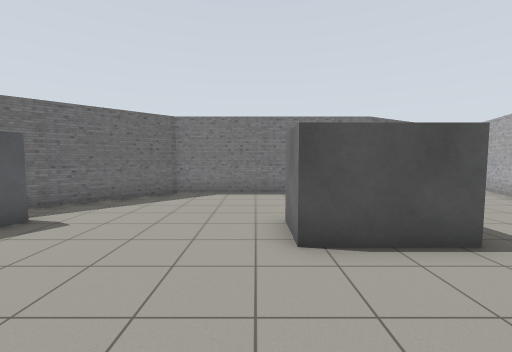
View 1 (above)

12 first-person views from a walk through a Gazebo world. The camera is 1.3 m above the floor, tilts 4° down and sees 90° across. The floor is counted in squares, 1 m on a side. Each view is taken from the middle of a square. On the plan, view 1 faces up. The plan holds only what a view shows up to about 12 squares ahead; the rest is blank. Gazebo's built-in surfaces are drawn with simple patterns. Some stock models are drawn as simple stand-ins.

View 2
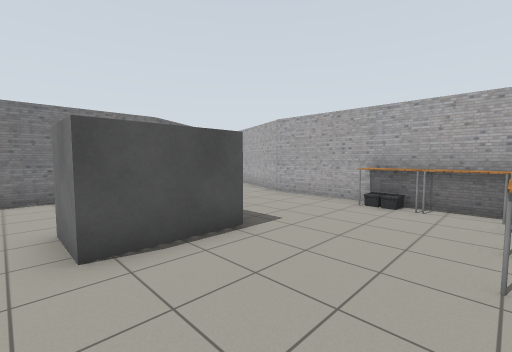

View 3
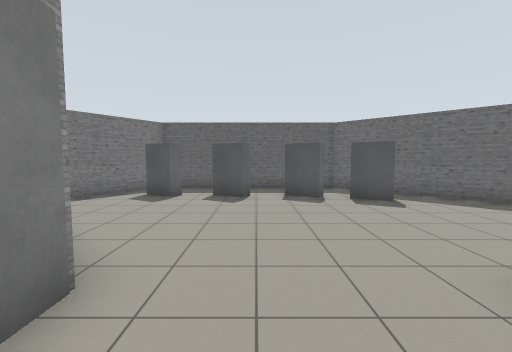

View 4
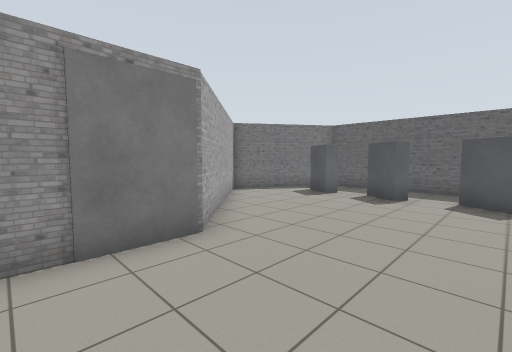

View 5
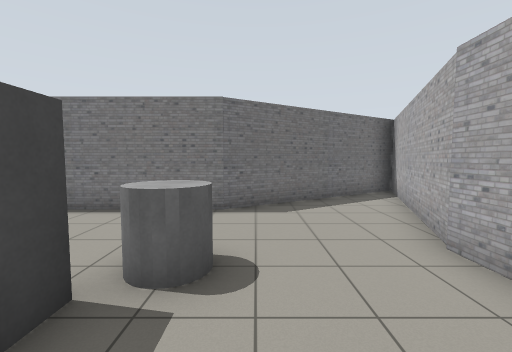

View 6
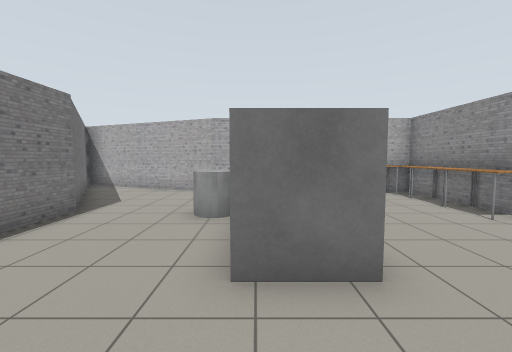

View 7
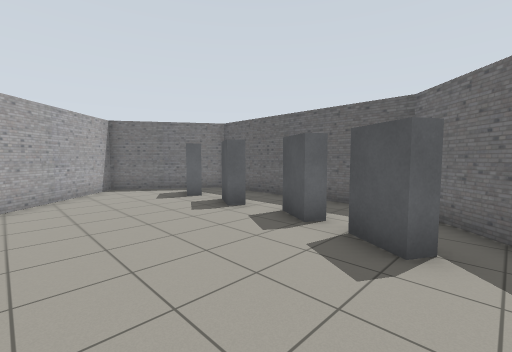

View 8
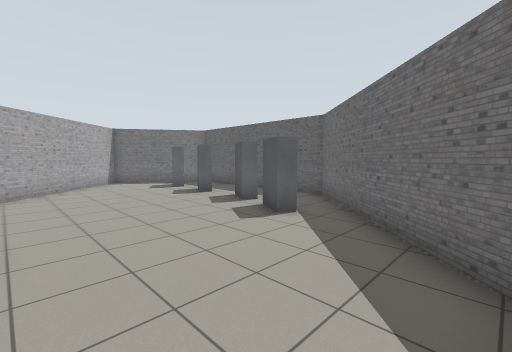

View 9
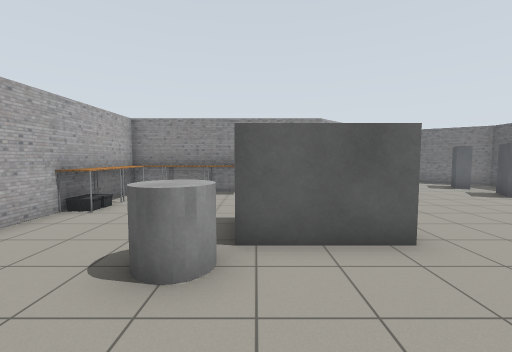

View 10
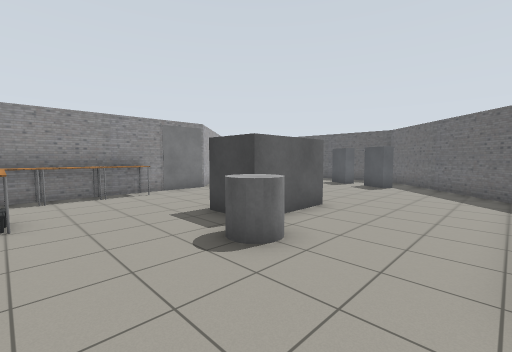

View 11
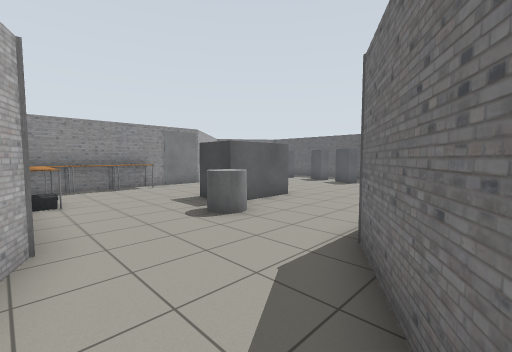

View 12
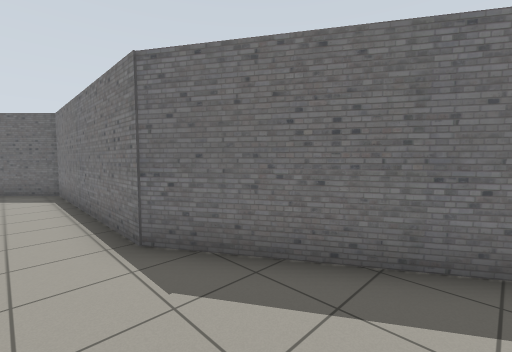

### Floor plan
Points are (right, up) in squares from view 1. A wall is a line through its corners. A room is listed if a view was taken in it or the views show most of it. See-through windows are left out.
Room 1 (views 1, 2, 3, 4, 5, 6, 7, 8, 9, 10, 11, 12)
walls: (2.5, -0.8) (7.7, -0.8) (7.7, 6.4) (10.4, 13.2) (4.1, 9.4) (-2.9, 9.4) (-8, 4.3) (-8, -3) (-4.2, -5.5) (0.5, -0.9)
objects: shelf (-6, -3) to (-6, -2); shelf (-6, 0) to (-6, 1); shelf (-6, 2) to (-6, 3); shelf (-5, 4) to (-5, 5); grey box (1, 4) to (3, 5); table (4, 0) to (5, 0); grey cylinder (4, 6); table (6, 0); table (7, 0) to (7, 1); table (7, 2) to (7, 3)

Positions as (right, up) in squares from view 1, and headings:
1: (0, 0), facing up
2: (0, 0), facing up-right
3: (3, 1), facing left
4: (3, 3), facing down-left
5: (5, 3), facing up
6: (-2, 5), facing right
7: (-1, 6), facing down-left
8: (0, 9), facing down-left
9: (3, 9), facing down
10: (7, 9), facing down-left
11: (8, 11), facing down-left
12: (8, 8), facing up-left
